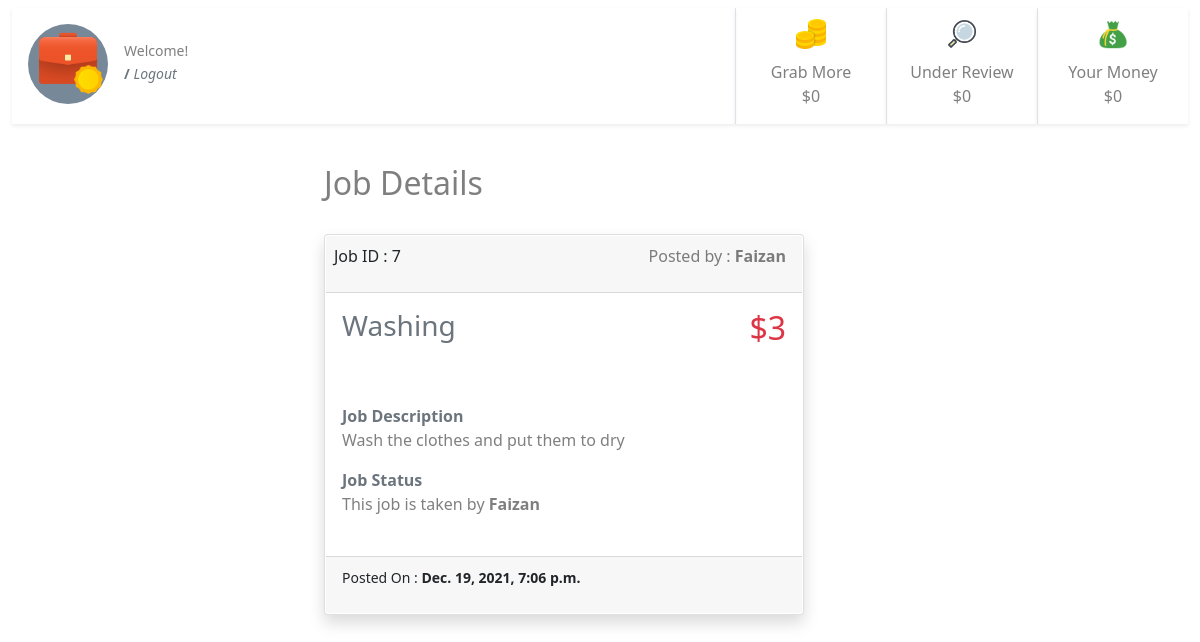
/7/ (signed in), run on an earlier commit of the app's database.
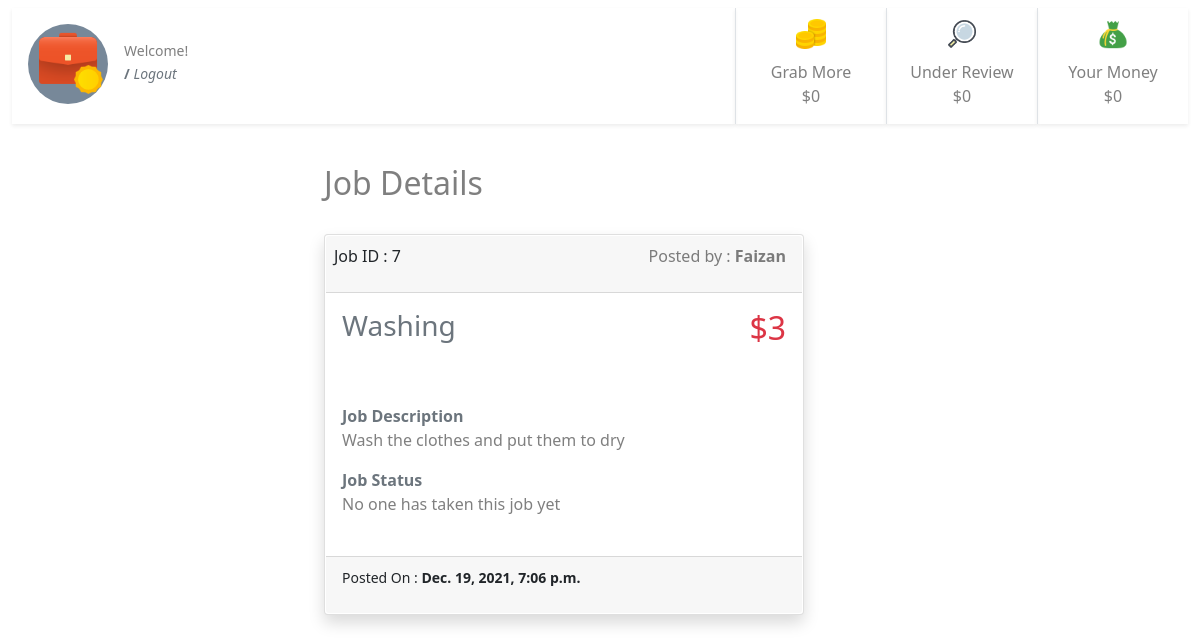
And on a later commit of the database.
### jobs/models.py (models this page shows, shortened)
class JobPost(models.Model):
    job_title = models.CharField(max_length=200)
    publish_date = models.DateTimeField('date published')
    job_detail = models.CharField(max_length=200)
    job_price = models.IntegerField(default=0)
    job_taken = models.BooleanField(default=False)
    job_under_review = models.BooleanField(default=False)
    job_passed_review = models.BooleanField(default=False)
    job_taken_date = models.DateTimeField('date job taken', null=True, blank=True)
    job_done = models.BooleanField(default=False)
    job_done_date = models.DateTimeField('date job completed', null=True, blank=True)
    job_taker = models.ForeignKey(User, on_delete=models.CASCADE, null=True, blank=True, related_name='job_user')
    job_creator = models.ForeignKey(User, on_delete=models.CASCADE, null=True, blank=True, related_name='job_author')

### jobs/views.py (the view)
# urls.py: path('<int:pk>/', views.detail, name='detail'),
@login_required
def detail(request, pk):
    print(pk)
    detail = get_object_or_404(JobPost, pk=pk)
    template = loader.get_template('jobs/detail.html')
    if request.user == 'AnonymousUser':
        usr = "None"
    else:
        usr = request.user
    context = {
    'detail': detail,
    'user': usr,
     }
    return HttpResponse(template.render(context, request))

### jobs/templates/jobs/detail.html (shortened to what this page needs)
{% extends "jobs/base.html" %} {% block user %} {{user.first_name}} {{user.last_name}} {% endblock user %} {% block detail %} {% load static %}
<div class="container-fluid">
    {% if detail %}
    <div class="row justify-content-center">
        <div class="col-6 ">
            <h2 class="py-4 text-start text-black-50">Job Details</h2>
            <div class="card mb-4 shadow " style="width: 30rem;">
                <a class="btn p-0" href="../" style="width: 100%;">
                    <div class="card-body p-0">
                        <div class="card-header d-flex ps-2 m-0 bg-gray  justify-content-between">
                            Job ID : {{detail.id}}
                            <p class="text-black-50 ">Posted by : <strong>{{detail.job_creator.first_name}}</strong> </p>
                        </div>
                        <div class="d-flex justify-content-between">
                            <h3 class="card-title p-3 text-secondary">{{ detail.job_title }}</h3>
                            <h2 class="text-danger p-3">${{detail.job_price}}</h2>
                        </div>
                        <div class="p-3 text-start">
                            <strong class="text-secondary">Job Description</strong>
                            <p class="text-black-50">{{detail.job_detail}}</p>
                            <strong class="text-secondary">Job Status</strong> {% if detail.job_done %}
                            <p class="text-black-50">This job is done by <strong>{{detail.job_taker.first_name}}</strong> </p>
                            {% elif detail.job_taken %}
                            <p class="text-black-50">This job is taken by <strong>{{detail.job_taker.first_name}}</strong> </p>
                            {% else %}
                            <p class="text-black-50">No one has taken this job yet</p>
                            {% endif %}
                        </div>
                    </div>
                    <div class="card-footer bg-gray mt-2 text-dark-50 text-start">
                        <p><small class="card-text ">Posted On : <strong>{{detail.publish_date}}</strong></small></p>
                    </div>
                </a>
            </div>
        </div>
    </div>
    {% else %}
    <div class="card-body">
        <h2 class="card-title">No data available.</h2>
    </div>
    {% endif %}
</div>
{% endblock detail %} {% block sidebar %}
<div class="d-flex flex-row " style="">
    <div class="d-flex flex-row ">
        <div class=" mt-2 mb-2  text-center border-start shadow-sm">
            <div class="" style="width: 150px;">
                <img class="m-2" src="{% static 'jobs/unclaimed.png'%}" style="width: 36px; height: 36px;" alt="Card image">
                <div class="">
                    <p class="m-0 text-black-50 fs-6">Grab More</p> {% if unclaimed.job_price__sum != None %}
                    <p class="text-black-50 fs-6">${{unclaimed.job_price__sum}}</p>
                    {% else %}
                    <p class="text-black-50 fs-6">$0</p>
                    {% endif %}
                </div>
            </div>
        </div>
        <div class=" mt-2 mb-2  text-center border-start shadow-sm">
            <div class="" style="width: 150px;">
                <img class="m-2" src="{% static 'jobs/underreview.png'%}" style="width: 36px; height: 36px;" alt="Card image">
                <div class="">
                    <p class="m-0 text-black-50">Under Review</p> {% if my_money_under_review_this_month.job_price__sum != None %}
                    <p class="text-black-50 fs-6">${{my_money_under_review_this_month.job_price__sum}}</p>
                    {% else %}
                    <p class="text-black-50 fs-6">$0</p>
                    {% endif %}
                </div>
            </div>
        </div>
        <div class=" mt-2 mb-2  text-center border-start shadow-sm">
            <div class="" style="width: 150px;">
                <img class="m-2" src="{% static 'jobs/mymoney.png'%}" style="width: 36px; height: 36px;" alt="Card image">
                <div class="">
                    <p class="m-0 text-black-50">Your Money</p> {% if my_total_this_mont.job_price__sum != None %}
                    <p class="text-black-50 fs-6">${{my_total_this_mont.job_price__sum}}</p>
                    {% else %}
                    <p class="text-black-50 fs-6">$0</p>
                    {% endif %}
                </div>
            </div>
        </div>
    </div>
</div>
<div> {% endblock sidebar %}

### jobs/templates/jobs/base.html (shortened to what this page needs)
<!DOCTYPE html> {% load static %}
<html lang="en">
<head>
    <link href="https://cdn.jsdelivr.net/npm/bootstrap@5.1.2/dist/css/bootstrap.min.css" rel="stylesheet">
    <link rel="stylesheet" href="{% static 'jobs/style.css' %}">
</head>
<body>
    <nav class="navbar navbar-expand-xl pt-0 navbar-light text-light ">
        <div class="container-fluid ">
            <div class="shadow-sm text-align-center p-2" style="height:116px; width:100%; ">
                <div class="m-2  d-flex flex-row align-items-start">
                    <a href="../">
                        <div class="text-center" style="width:80px; height:80px; border-radius: 50%; background-color:lightslategrey;">
                            <img src="{%static 'jobs/logo.png'%}" width="70px" height="70px" class="" alt="image">
                        </div>
                    </a>
                    <div class="m-3 d-flex flex-column align-items-bottom ">
                        <small class="m-0 text-black-50"> Welcome! </small>
                        <p class="m-0 text-success">{% block user %} {% endblock user %}
                            <span>
                    <small class="m-0 "><a class="text-decoration-none text-muted" href="/accounts/logout/"><strong>/</strong> <i>Logout</i></a></small>
                  </span>
                        </p>
                    </div>
                </div>
            </div>
            <div class="d-flex flex-row ">
                <div class="collapse navbar-collapse" id="mynavbar">
                    <div class="navbar-nav me-auto">
                        {% block sidebar %} {% endblock sidebar %}
                </div>
            </div>
        </div>
    </nav>
    <div class="container-fluid">
        <div class="row">
            <div class="col-12">
                {% block detail %} {% endblock detail %} {% block content %} {% endblock content %}
            </div>
        </div>
    </div>
</body>
</html>

What changed in the data, as far as the page shows it:
changed JobPost "Washing": job_taken True → False (drawn); job_taker.first_name "Faizan" → (not shown)
Also different on the page:
text no longer shown: "This job is taken by"
text now shown: "No one has taken this job yet"
